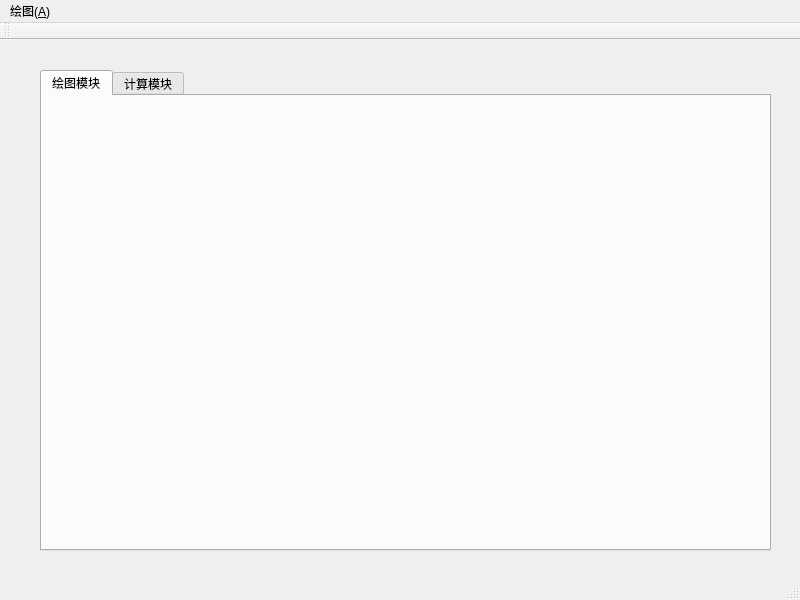
<?xml version="1.0" encoding="UTF-8"?>
<ui version="4.0">
 <class>MainWindow</class>
 <widget class="QMainWindow" name="MainWindow">
  <property name="geometry">
   <rect>
    <x>0</x>
    <y>0</y>
    <width>800</width>
    <height>600</height>
   </rect>
  </property>
  <property name="windowTitle">
   <string>MainWindow</string>
  </property>
  <widget class="QWidget" name="centralwidget">
   <widget class="QTabWidget" name="tabWidget">
    <property name="geometry">
     <rect>
      <x>40</x>
      <y>30</y>
      <width>731</width>
      <height>481</height>
     </rect>
    </property>
    <property name="sizePolicy">
     <sizepolicy hsizetype="Expanding" vsizetype="Expanding">
      <horstretch>1</horstretch>
      <verstretch>1</verstretch>
     </sizepolicy>
    </property>
    <property name="currentIndex">
     <number>0</number>
    </property>
    <widget class="QWidget" name="tab">
     <attribute name="title">
      <string>绘图模块</string>
     </attribute>
    </widget>
    <widget class="QWidget" name="tab_2">
     <attribute name="title">
      <string>计算模块</string>
     </attribute>
    </widget>
   </widget>
  </widget>
  <widget class="QMenuBar" name="menubar">
   <property name="geometry">
    <rect>
     <x>0</x>
     <y>0</y>
     <width>800</width>
     <height>22</height>
    </rect>
   </property>
   <widget class="QMenu" name="menu">
    <property name="title">
     <string>绘图(&amp;A)</string>
    </property>
   </widget>
   <addaction name="menu"/>
  </widget>
  <widget class="QStatusBar" name="statusbar"/>
  <widget class="QToolBar" name="toolBar">
   <property name="windowTitle">
    <string>toolBar</string>
   </property>
   <attribute name="toolBarArea">
    <enum>TopToolBarArea</enum>
   </attribute>
   <attribute name="toolBarBreak">
    <bool>false</bool>
   </attribute>
  </widget>
 </widget>
 <resources/>
 <connections/>
</ui>
